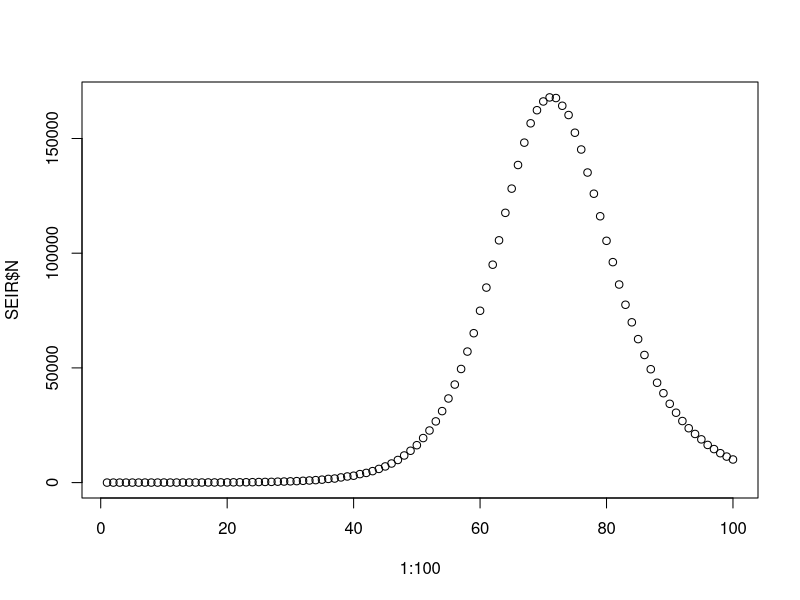

Write R code to recreate this figure.
## Write a bit here about the code in general and explain SEIR

model <- function(n=5500000, E0=10, t=100, gamma=1/3, delta=1/5, lambda=0.4/n) {
# disease transmission simulation model
# n = population size; E0 = initially exposed; t = number of days;
# gamma = daily prob E -> I; delta = daily prob I -> R;
# lambda = overall viral infectivity parameter

x <- rep(0, n) # vector representing population
x[1:E0] <- 1 # expose an initial number of people

# vectors of number of people in each state each day, and:
# N, the number of new infections per day,
# N0.1, " " in the lowest 10% of beta values
# NR, " " in a random 0.1% sample of the population
S <- E <- I <- R <- N <- N0.1 <- NR <- rep(0, t) 

S[1] <- n-E0; E[1] <- E0
beta <- rlnorm(n, 0, 0.5); beta <- beta/mean(beta) # relative contact rates of population
beta0.1 <- quantile(beta, 0.1)
SAMPLE <- sample(n, size=n/1000, replace=FALSE) # random 0.1% sample??

for (i in 2:t) { # loop over days
        # Add comment about using uniform random deviates to represent probabilities here
        u <- runif(n) # uniform random deviates

        # I -> R with prob delta = 1/5
        x[x==2 & u<delta] <- 3

        # E -> I with prob gamma = 1/3
        x[x==1 & u<gamma] <- 2

        # S -> E with prob lambda*beta[j]*sum(beta[i])
        se <- x==0 & u<lambda*beta*sum(beta[x==2])
        x[se] <- 1
        # this can also be use to find the number of new infections per day
        N[i] <- sum(se) 
        # and those in the lowest 10% of beta values
        N0.1[i] <- sum(se & beta<beta0.1) 
        # new daily infections for random 0.1% sample
        NR[i] <- sum(se[SAMPLE])

        S[i] <- sum(x==0); E[i] <- sum(x==1)
        I[i] <- sum(x==2); R[i] <- sum(x==3)

}

return(list(S=S, E=E, I=I, R=R, beta=beta, N=N, N0.1=N0.1, NR=NR))

}

SEIR <- model()

plot(1:100, SEIR$N)  




